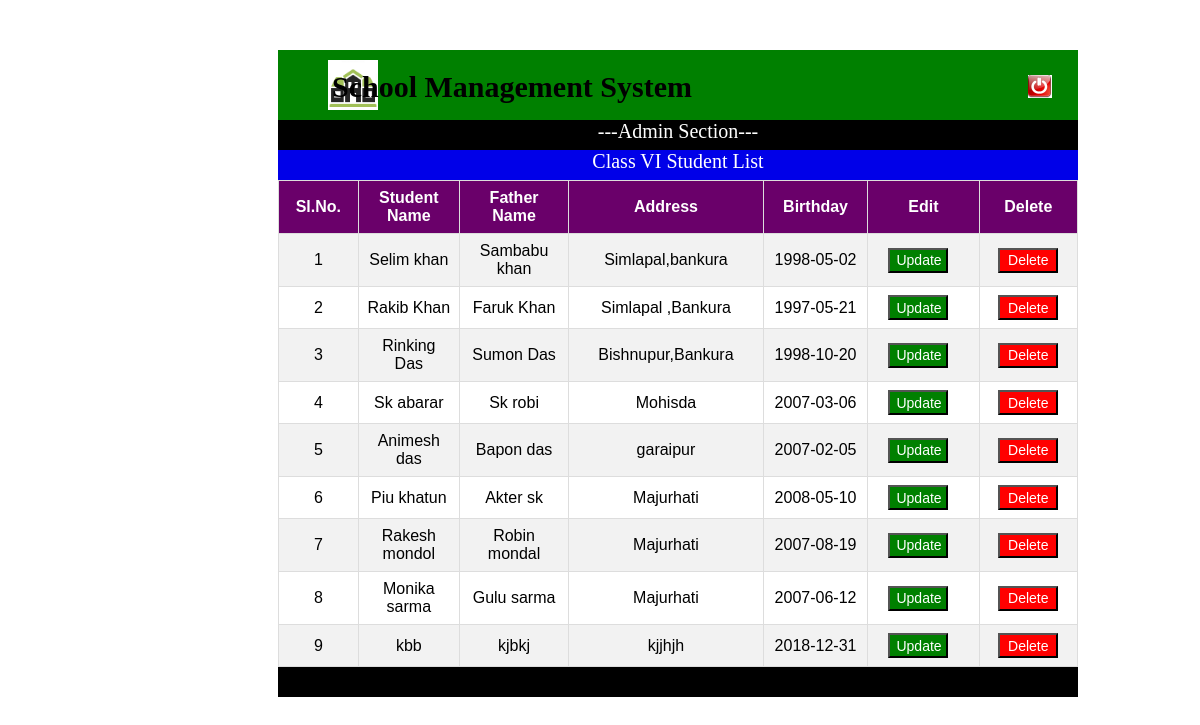
/tab_six.php, run on the app's committed database.
### tables this page shows
CREATE TABLE `class_six` (
  `id` int(11) NOT NULL,
  `sname` varchar(100) NOT NULL,
  `gender` varchar(25) NOT NULL,
  `fname` varchar(100) NOT NULL,
  `mname` varchar(100) NOT NULL,
  `address` text NOT NULL,
  `pin` int(8) NOT NULL,
  `mail` varchar(255) NOT NULL,
  `mobile` varchar(100) NOT NULL,
  `dob` varchar(100) NOT NULL,
  `age` varchar(10) NOT NULL,
  `school` varchar(255) NOT NULL,
  `tong` varchar(255) NOT NULL,
  `religian` varchar(100) NOT NULL,
  `income` varchar(100) NOT NULL,
  `bang` int(3) NOT NULL,
  `eng` int(3) NOT NULL,
  `math` int(3) NOT NULL,
  `phy` int(3) NOT NULL,
  `geo` int(3) NOT NULL,
  `his` int(3) NOT NULL,
  `total` int(10) NOT NULL,
  `date_time` varchar(100) NOT NULL
);

### tab_six.php (the view, shortened to what this page needs)
<!DOCTYPE html>
<html>
<head>
	<link rel="stylesheet" type="text/css" href="">
	<link rel="stylesheet" type="text/css" href="button2.css">
</head>
<body class="back">
	<div class="header">
	<div class="header_logo"><a href="admin_profile.php"> <img src="slicon.png" style="width: 50px; height: 50px; margin-top: 10px;"></a></div>
	<div class="header_beack"> <a href="logout_add.php"><img src="logouts.png" style="margin-left: 650px; margin-top: 25px;"></a></div>
	</div>
	<div class="header_name">School Management System</div>
	<div class="admin"> ---Admin Section---</div>
	<div class="hd">Class VI Student List</div>
<div class="fm">
<table id="customers">
  <tr>
  	<th>Sl.No.</th>
    <th>Student Name</th>
    <th>Father Name</th>
    <th>Address</th>
    <th>Birthday</th>
    <th>Edit</th>
     <th>Delete</th>
  </tr>
  <?php
include "connection.php";
$qer=mysqli_query($conn,"select * from class_six ");
$c='1';
while($res=mysqli_fetch_assoc($qer))
{
?>
<tr>
	<td class="tdh" style="width: 10px;"><?php echo $c++;?></td>
	 <td class="tdh"><?php echo $res['sname'];  ?></td>
	  <td class="tdh"><?php echo $res['fname'];  ?></td>
	   <td class="tdh"><?php echo $res['address'];  ?></td>
	    <td class="tdh"><?php echo $res['dob'];  ?></td>
	    <td style="text-align: center;">
	    	<a href="tab_six_update.php?id=<?php echo $res['id']; ?>">
	    	<input type="button" name="" value="Update" class="tdb"></a></td>
      <td style="text-align: center;"><a href="tab_six_delete.php?id=<?php echo $res['id']; ?>" ><input type="button" name="" value="Delete" class="tdd" ></a></td>
</tr>
   <?php } ?>
</table>
</div>
         <div class="admin"></div>
</body>
</html>

### tab_six.php (style rules this page uses)
.header { height: 70px; width: 800px; background-color: green; margin-left: 270px; margin-top: 50px; }
.header_logo { float: left; margin-left: 50px; }
.header_name { float: right; font-size: 30px; margin-top: -50px; margin-right: 500px; font-weight: bold; }
.admin { height: 30px; width: 800px; background: black; margin-left: 270px; color: white; font-size: 20px; text-align: center; }
.hd { height: 30px; width: 800px; background: #0000e8; margin-left: 270px; color: white; font-size: 20px; text-align: center; }
#customers { font-family: "Trebuchet MS", Arial, Helvetica, sans-serif; border-collapse: collapse; width: 100%; }
#customers td, #customers th { border: 1px solid #ddd; padding: 8px; }
#customers tr:nth-child(even) { background-color: #f2f2f2; }
#customers th { padding-top: 8px; padding-bottom: 8px; text-align: center; background-color: #6a006a; color: white; width: 20px; }
.fm { width: 800px; margin-left: 270px; }
.tdh { text-align: center; }
.tdb { text-align: center; height: 25px; width: 60px; font-size: 14px; cursor: pointer; background-color: green; color: white; margin-right: 10px; }
.tdd { text-align: center; height: 25px; width: 60px; font-size: 14px; cursor: pointer; background-color: red; color: white; }

### data on the page
class_six: sname "Selim khan", fname "Sambabu khan", address "Simlapal,bankura", dob "1998-05-02"
class_six: sname "Rakib Khan", fname "Faruk Khan", address "Simlapal ,Bankura", dob "1997-05-21"
class_six: sname "Rinking Das", fname "Sumon Das", address "Bishnupur,Bankura", dob "1998-10-20"
class_six: sname "Sk abarar", fname "Sk robi", address "Mohisda", dob "2007-03-06"
class_six: sname "Animesh das", fname "Bapon das", address "garaipur", dob "2007-02-05"
class_six: sname "Piu khatun", fname "Akter sk", address "Majurhati", dob "2008-05-10"
class_six: sname "Rakesh mondol", fname "Robin mondal", address "Majurhati", dob "2007-08-19"
class_six: sname "Monika sarma", fname "Gulu sarma", address "Majurhati", dob "2007-06-12"
class_six: sname "kbb", fname "kjbkj", address "kjjhjh", dob "2018-12-31"
